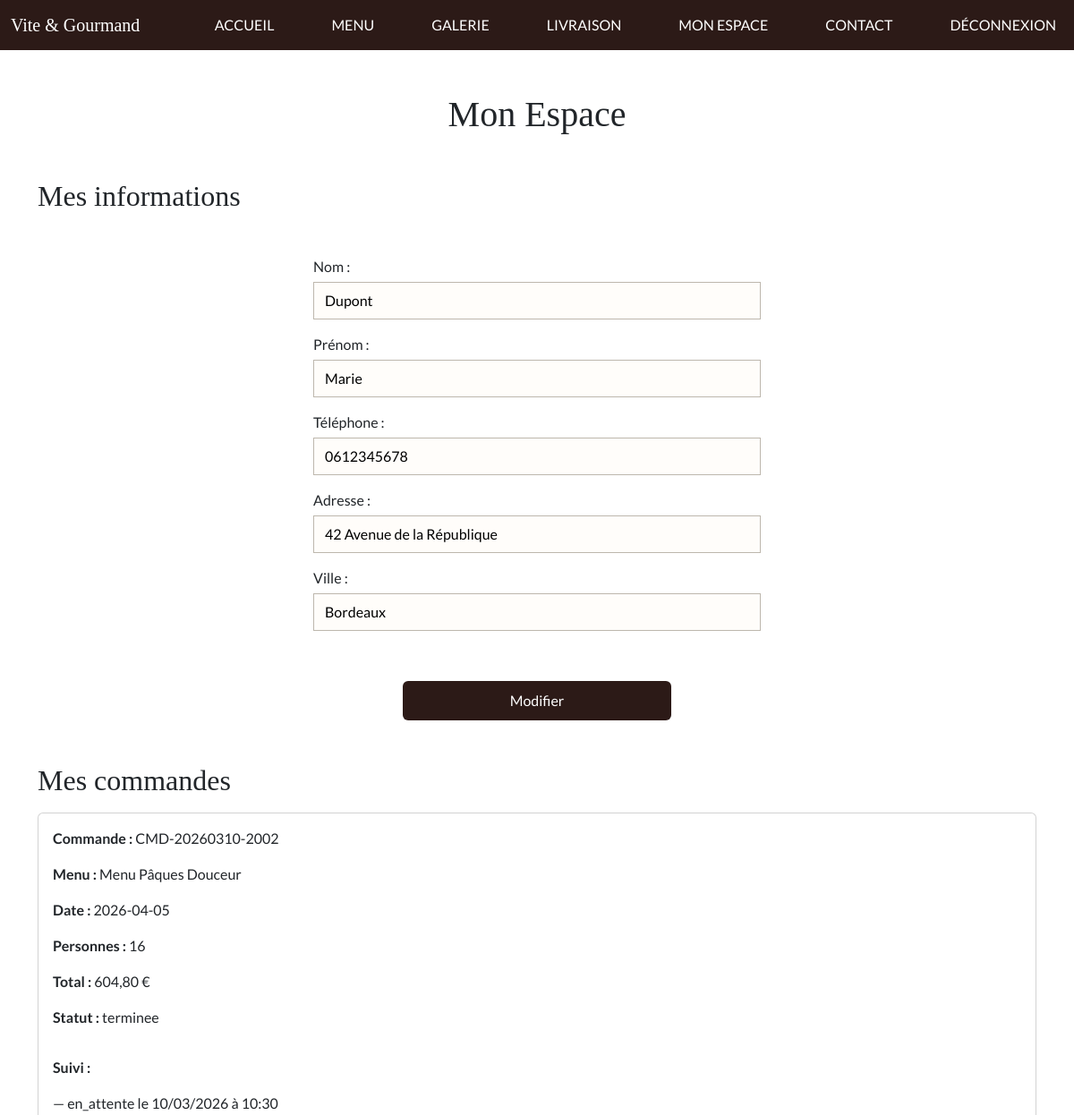
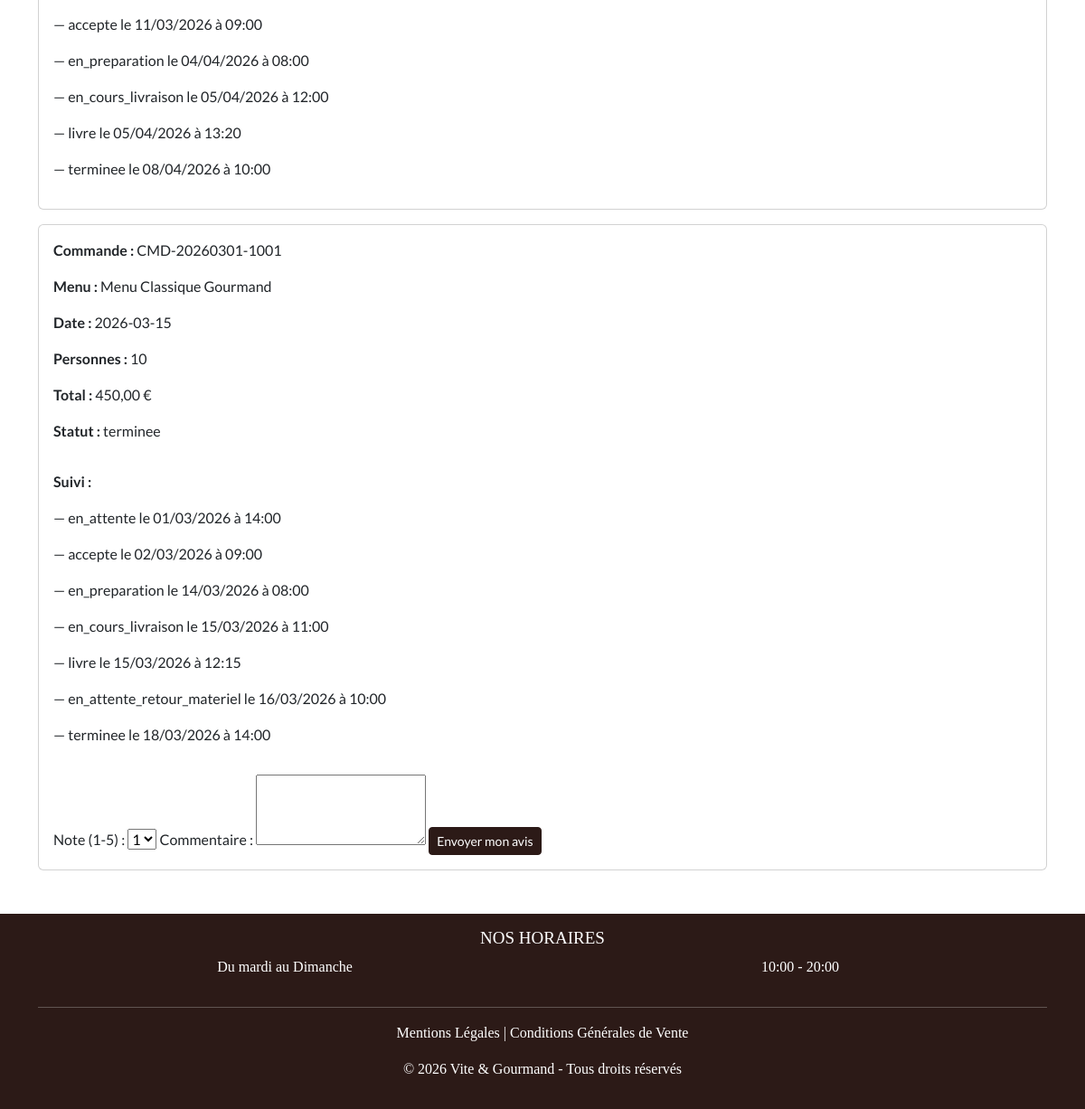
The page /espace-utilisateur.php (signed in) on the database its author committed (2 pictures, top to bottom).
### tables this page shows
CREATE TABLE utilisateur (
    utilisateur_id INT AUTO_INCREMENT PRIMARY KEY,
    email VARCHAR(150) NOT NULL UNIQUE,
    password VARCHAR(255) NOT NULL,
    nom VARCHAR(100) NOT NULL,
    prenom VARCHAR(100) NOT NULL,
    telephone VARCHAR(20) NOT NULL,
    adresse_postale VARCHAR(255) NOT NULL,
    ville VARCHAR(100) NOT NULL,
    pays VARCHAR(100) NOT NULL DEFAULT 'France',
    actif BOOLEAN NOT NULL DEFAULT TRUE,
    date_creation DATETIME NOT NULL DEFAULT CURRENT_TIMESTAMP,
    role_id INT NOT NULL,
    FOREIGN KEY (role_id) REFERENCES role(role_id)
);

CREATE TABLE commande (
    commande_id INT AUTO_INCREMENT PRIMARY KEY,
    numero_commande VARCHAR(50) NOT NULL UNIQUE,
    utilisateur_id INT NOT NULL,
    menu_id INT NOT NULL,

     
    date_commande DATETIME NOT NULL DEFAULT CURRENT_TIMESTAMP,
    date_livraison DATE NOT NULL,
    heure_livraison TIME NOT NULL,
    adresse_livraison VARCHAR(255) NOT NULL,
    ville_livraison VARCHAR(100) NOT NULL,
    distance_km DECIMAL(6,2) NOT NULL DEFAULT 0,

     
    nombre_personnes INT NOT NULL,
    prix_menu_unitaire DECIMAL(10,2) NOT NULL,
    prix_menu_total DECIMAL(10,2) NOT NULL,
    prix_livraison DECIMAL(10,2) NOT NULL DEFAULT 0,
    reduction DECIMAL(10,2) NOT NULL DEFAULT 0,
    prix_total DECIMAL(10,2) NOT NULL,

     
    statut ENUM(
        'en_attente',
        'accepte',
        'en_preparation',
        'en_cours_livraison',
        'livre',
        'en_attente_retour_materiel',
        'terminee',
        'annulee'
    ) NOT NULL DEFAULT 'en_attente',
    pret_materiel BOOLEAN NOT NULL DEFAULT FALSE,
    materiel_restitue BOOLEAN NOT NULL DEFAULT FALSE,

     
    motif_annulation TEXT,
    mode_contact_annulation ENUM('telephone', 'email'),

    FOREIGN KEY (utilisateur_id) REFERENCES utilisateur(utilisateur_id),
    FOREIGN KEY (menu_id) REFERENCES menu(menu_id)
);

CREATE TABLE menu (
    menu_id INT AUTO_INCREMENT PRIMARY KEY,
    titre VARCHAR(150) NOT NULL,
    description TEXT NOT NULL,
    image_principale VARCHAR(255),
    nombre_personnes_min INT NOT NULL,
    prix_min DECIMAL(10,2) NOT NULL,
    conditions_menu TEXT,
    stock_disponible INT NOT NULL DEFAULT 0,
    actif BOOLEAN NOT NULL DEFAULT TRUE
);

CREATE TABLE suivi_commande (
    suivi_id INT AUTO_INCREMENT PRIMARY KEY,
    commande_id INT NOT NULL,
    statut VARCHAR(50) NOT NULL,
    date_changement DATETIME NOT NULL DEFAULT CURRENT_TIMESTAMP,
    commentaire TEXT,
    FOREIGN KEY (commande_id) REFERENCES commande(commande_id) ON DELETE CASCADE
);

### espace-utilisateur.php (the view, shortened to what this page needs)
<?php
require_once __DIR__ . '/includes/header.php';
$pdo = Database::getConnection();
$userId = $_SESSION['utilisateur_id'];
$stmt = $pdo->prepare("SELECT * FROM utilisateur WHERE utilisateur_id = :id");
$stmt->execute([':id' => $userId]);
$utilisateur = $stmt->fetch();
$stmt = $pdo->prepare("
    SELECT c.*, m.titre AS menu_titre
    FROM commande c
    JOIN menu m ON c.menu_id = m.menu_id
    WHERE c.utilisateur_id = :id
    ORDER BY c.date_commande DESC
");
$stmt->execute([':id' => $userId]);
$commandes = $stmt->fetchAll();
$stmt = $pdo->prepare("SELECT commande_id FROM avis WHERE utilisateur_id = :id");
$stmt->execute([':id' => $userId]);
$avisExistants = $stmt->fetchAll(PDO::FETCH_COLUMN);
?>
<div class="container my-5">
    <h1 class="text-center mb-5">Mon Espace</h1>
    <h2 class="mb-3">Mes informations</h2>
    <form method="post" action="espace-utilisateur.php" class="formulaire-contact mb-5">
        <fieldset>
            <label for="nom">Nom :
                <input id="nom" name="nom" type="text" value="<?= htmlspecialchars($utilisateur['nom']) ?>" required>
            </label>
            <label for="prenom">Prénom :
                <input id="prenom" name="prenom" type="text" value="<?= htmlspecialchars($utilisateur['prenom']) ?>" required>
            </label>
            <label for="telephone">Téléphone :
                <input id="telephone" name="telephone" type="tel" value="<?= htmlspecialchars($utilisateur['telephone']) ?>" required>
            </label>
            <label for="adresse">Adresse :
                <input id="adresse" name="adresse" type="text" value="<?= htmlspecialchars($utilisateur['adresse_postale']) ?>" required>
            </label>
            <label for="ville">Ville :
                <input id="ville" name="ville" type="text" value="<?= htmlspecialchars($utilisateur['ville']) ?>" required>
            </label>
        </fieldset>
        <input type="submit" value="Modifier" class="btn btn-dark">
    </form>
    <h2 class="mb-3">Mes commandes</h2>
    <?php if (empty($commandes)) : ?>
        <p>Aucune commande pour le moment.</p>
    <?php else : ?>
        <?php foreach ($commandes as $cmd) : ?>
            <div class="card mb-3 p-3">
                <p><strong>Commande :</strong> <?= htmlspecialchars($cmd['numero_commande']) ?></p>
                <p><strong>Menu :</strong> <?= htmlspecialchars($cmd['menu_titre']) ?></p>
                <p><strong>Date :</strong> <?= htmlspecialchars($cmd['date_livraison']) ?></p>
                <p><strong>Personnes :</strong> <?= $cmd['nombre_personnes'] ?></p>
                <p><strong>Total :</strong> <?= number_format($cmd['prix_total'], 2, ',', ' ') ?> €</p>
                <p><strong>Statut :</strong> <?= htmlspecialchars($cmd['statut']) ?></p>
                <?php
                $stmt_suivi = $pdo->prepare("SELECT statut, date_changement FROM suivi_commande WHERE commande_id = :id ORDER BY date_changement ASC");
                $stmt_suivi->execute([':id' => $cmd['commande_id']]);
                $suivis = $stmt_suivi->fetchAll();
                ?>
                <?php if (!empty($suivis)) : ?>
                    <div class="mt-3">
                        <p><strong>Suivi :</strong></p>
                        <?php foreach ($suivis as $suivi) : ?>
                            <p>— <?= htmlspecialchars($suivi['statut']) ?> le <?= date('d/m/Y à H:i', strtotime($suivi['date_changement'])) ?></p>
                        <?php endforeach; ?>
                    </div>
                <?php endif; ?>
                <?php if ($cmd['statut'] === 'terminee' && !in_array($cmd['commande_id'], $avisExistants)) : ?>
                    <form method="post" action="espace-utilisateur.php" class="mt-3">
                        <label for="note-<?= $cmd['commande_id'] ?>">Note (1-5) :
                            <select name="note" id="note-<?= $cmd['commande_id'] ?>">
                                <option value="1">1</option>
                            </select>
                        </label>
                        <label for="commentaire-<?= $cmd['commande_id'] ?>">Commentaire :
                            <textarea name="commentaire" id="commentaire-<?= $cmd['commande_id'] ?>" rows="3" required></textarea>
                        </label>
                        <button type="submit" class="btn btn-dark btn-sm">Envoyer mon avis</button>
                    </form>
                <?php endif; ?>
            </div>
        <?php endforeach; ?>
    <?php endif; ?>
</div>
<?php require_once __DIR__ . '/includes/footer.php'; ?>

### rows shown on the page
utilisateur: nom "Dupont", prenom "Marie", telephone "0612345678", adresse "42 Avenue de la République", ville "Bordeaux"
commande: numero_commande "CMD-20260310-2002", menu.titre "Menu Pâques Douceur", date_livraison "2026-04-05", nombre_personnes "16", prix_total "604,80", statut "terminee"
suivi_commande: statut "en_attente", date_changement "10/03/2026 à 10:30"
suivi_commande: statut "accepte", date_changement "11/03/2026 à 09:00"
suivi_commande: statut "en_preparation", date_changement "04/04/2026 à 08:00"
suivi_commande: statut "en_cours_livraison", date_changement "05/04/2026 à 12:00"
suivi_commande: statut "livre", date_changement "05/04/2026 à 13:20"
suivi_commande: statut "terminee", date_changement "08/04/2026 à 10:00"
commande: numero_commande "CMD-20260301-1001", menu.titre "Menu Classique Gourmand", date_livraison "2026-03-15", nombre_personnes "10", prix_total "450,00", statut "terminee", note "1"
suivi_commande: statut "en_attente", date_changement "01/03/2026 à 14:00"
suivi_commande: statut "accepte", date_changement "02/03/2026 à 09:00"
suivi_commande: statut "en_preparation", date_changement "14/03/2026 à 08:00"
suivi_commande: statut "en_cours_livraison", date_changement "15/03/2026 à 11:00"
suivi_commande: statut "livre", date_changement "15/03/2026 à 12:15"
suivi_commande: statut "en_attente_retour_materiel", date_changement "16/03/2026 à 10:00"
suivi_commande: statut "terminee", date_changement "18/03/2026 à 14:00"
